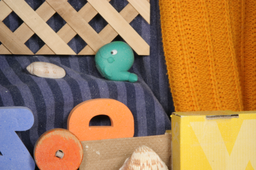
#> input picture test/data/rubber_whale.png, 256 x 170 px, shrunk from 584 x 388 before the run
$ jupyter execute time_profiling.ipynb
#> lines starting #> are read from the running program, lines starting #| are printed output that depends on the picture
### src/derivatives.py
import numpy as np
from matrix_operators import AtA, sAtA
from numba import jit
from transformation import TransformType
import utils

def jacobian(
        transform_type: TransformType,
        nx: int,
        ny: int):
    """
    Compute the Jacobian matrix for a given transform type.

    Args:
        transform_type (TransformType): The type of transformation.
        nx (int): The number of columns in the image grid.
        ny (int): The number of rows in the image grid.

    Returns:
        numpy.ndarray: The Jacobian matrix.

    Raises:
        ValueError: If the transform type is unknown.
    """
    nparams = transform_type.nparams()

    J = np.zeros((ny, nx, 2 * nparams), dtype=np.float64)

    y, x = np.mgrid[0:ny, 0:nx]

    match transform_type:
        case TransformType.TRANSLATION:
            J[:, :, 0] = 1.0
            J[:, :, 3] = 1.0

        case TransformType.EUCLIDEAN:
            J[:, :, 0] = 1.0
            J[:, :, 2] = -y
            J[:, :, 4] = 1.0
            J[:, :, 5] = x

        case TransformType.SIMILARITY:
            J[:, :, 0] = 1.0
            J[:, :, 2] = x
            J[:, :, 3] = -y
            J[:, :, 5] = 1.0
            J[:, :, 6] = y
            J[:, :, 7] = x

        case TransformType.AFFINITY:
            J[:, :, 0] = 1.0
            J[:, :, 2] = x
            J[:, :, 3] = y
            J[:, :, 7] = 1.0
            J[:, :, 10] = x
            J[:, :, 11] = y

        case TransformType.HOMOGRAPHY:
            J[:, :, 0] = x
            J[:, :, 1] = y
            J[:, :, 2] = 1.0
            J[:, :, 6] = -x * x
            J[:, :, 7] = -x * y
            J[:, :, 11] = x
            J[:, :, 12] = y
            J[:, :, 13] = 1.0
            J[:, :, 14] = -x * y
            J[:, :, 15] = -y * y

    return J


def hessian(
        DIJ: np.ndarray
        ) -> np.ndarray:
    """
    Function to compute the Hessian matrix.
    The Hessian is equal to DIJ^T * DIJ.
    """
    ny, nx, nz, nparams = DIJ.shape[0], DIJ.shape[1], DIJ.shape[2], DIJ.shape[3]

    H = np.zeros((nparams, nparams), dtype=np.float64)

    DIJ_filled = np.where(np.isfinite(DIJ), DIJ, 0)
    DIJt = np.einsum("ijlk->ijkl", DIJ_filled)
    H = np.einsum("ijkl,ijlm->km", DIJt, DIJ_filled) # DIJ[ij,:,:].T @ DIJ[ij,:,:]

    return H


# [17 lines left out: function hessian_robust, not called in this run]


def inverse_hessian(
        H: np.ndarray,
        nparams: int
        ) -> np.ndarray:
    """
    Function to compute the inverse of the Hessian

    Parameters:
    H (numpy.ndarray): input Hessian matrix
    nparams (int): number of parameters

    Returns:
    numpy.ndarray: inverse Hessian matrix
    """
    H_1 = np.zeros((nparams, nparams), dtype=np.float64)
    try:
        H_1 = np.linalg.inv(H)
    except np.linalg.LinAlgError:
        # if the matrix is not invertible, set parameters to 0
        H_1 = np.zeros((nparams, nparams), dtype=np.float64)
    return H_1

### src/image_optimisation.py
import numpy as np
from enum import Enum
from numba import jit

from matrix_operators import AtA, sAtA, Atb, sAtb
import utils


# Définition de l'énumération pour les types de fonctions robustes
class RobustErrorFunctionType(Enum):
    QUADRATIC = 0
    TRUNCATED_QUADRATIC = 1
    GERMAN_MCCLURE = 2
    LORENTZIAN = 3
    CHARBONNIER = 4

# [63 lines left out: functions rhop, robust_error_function, not called in this run]


def independent_vector(
        DIJ:np.ndarray,
        DI: np.ndarray,
        nparams: int
        ) -> np.ndarray:
    """
    Function to compute b=Sum(DIJ^t * DI)

    Parameters:
    DIJ (numpy.ndarray): the steepest descent image
    DI (numpy.ndarray): I2(x'(x;p))-I1(x)
    nparams (int): number of parameters

    Returns:
    numpy.ndarray: output independent vector
    """
    ny, nx, nz = DI.shape # suppose that DI is not flattened
    b = np.zeros(nparams, dtype=np.float64)

    # Create masked arrays with NaN values masked
    DIJ_filled = np.where(np.isfinite(DIJ), DIJ, 0)
    DI_filled = np.where(np.isfinite(DI), DI, 0)

    # Vectorized computation using einsum for efficiency
    DIJt = np.einsum("ijlk->ijkl", DIJ_filled)
    prod = np.einsum("ijkl,ijl->ijk", DIJt, DI_filled)
    b = np.einsum("ijl->l", prod)

    return b


# [31 lines left out: function independent_vector_robust, not called in this run]


def parametric_solve(
        H_1: np.ndarray,
        b: np.ndarray,
        nparams: int) -> (float, float):
    dp = H_1 @ b

    # Calculate the error
    error = np.sum(dp**2)

    return np.sqrt(error), dp


@jit(nopython=True, fastmath=True, nogil=True, cache=True, parallel=True)
def steepest_descent_images(
        Ix: np.ndarray,
        Iy: np.ndarray,
        J: np.ndarray,
        nparams: int
        ) -> np.ndarray:
    """
    Calculate the steepest descent images DI^t*J for optimization.

    Args:
        Ix (ndarray): The x-derivative of the input image.
        Iy (ndarray): The y-derivative of the input image.
        J (ndarray): The Jacobian matrix.
        nparams (int): The number of parameters of the transformation.

    Returns:
        ndarray: The steepest descent images.

    """
    # Define nx, ny, nz from the shape of Ix
    ny, nx, nz = Ix.shape # suppose that Ix and Iy are not flattened

    # Verify the dimensions of Ix and Iy
    if Ix.shape != Iy.shape:
        raise ValueError("Ix and Iy must have the same dimensions")


    # Initialize the output array
    DIJ = np.zeros((ny, nx, nz, nparams), dtype=np.float64)

    # Vectorized computation
    for c in range(nz):
        for n in range(nparams):
            DIJ[:, :, c, n] = Ix[:, :, c] * J[:, :, n] + Iy[:, :, c] * J[:, :, n + nparams]

    return DIJ

### src/transformation.py
import numpy as np
from enum import Enum
from numba import jit

from skimage import transform
from skimage.exposure import rescale_intensity

class TransformType(Enum):
    TRANSLATION = 1
    EUCLIDEAN = 2
    SIMILARITY = 3
    AFFINITY = 4
    HOMOGRAPHY = 5

    @jit
    def nparams(self):
        """
        Returns the number of parameters for the given transformation type.
        """
        match self:
            case TransformType.TRANSLATION:
                return 2
            case TransformType.EUCLIDEAN:
                return 3
            case TransformType.SIMILARITY:
                return 4
            case TransformType.AFFINITY:
                return 6
            case TransformType.HOMOGRAPHY:
                return 8
            case _:
                raise ValueError("Unknown transform type")


@jit(nopython=True, fastmath=True, nogil=True, cache=True, parallel=True)
def update_transform(
        p: np.ndarray,
        dp: np.ndarray,
        transform_type: TransformType) -> np.ndarray:
    """
    Update the transformation parameters based on the given type of transformation.
    Args:
        p (numpy.ndarray): The current transformation parameters.
        dp (numpy.ndarray): The update to be applied to the transformation parameters.
        transform_type (TransformType): The type of transformation.
    Returns:
        numpy.ndarray: The updated transformation parameters.
    Raises:
        None
    """
    match transform_type:
        case TransformType.TRANSLATION:
            nparams = 2
            p[:nparams] -= dp[:nparams]

        case TransformType.EUCLIDEAN:
            nparams = 3
            a = np.cos(dp[2])
            b = np.sin(dp[2])
            c = dp[0]
            d = dp[1]
            ap = np.cos(p[2])
            bp = np.sin(p[2])
            cp = p[0]
            dp_val = p[1]
            cost = a * ap + b * bp
            sint = a * bp - b * ap
            p[0] = cp - bp * (b * c - a * d) - ap * (a * c + b * d)
            p[1] = dp_val - bp * (a * c + b * d) + ap * (b * c - a * d)
            p[2] = np.arctan2(sint, cost)

        case TransformType.SIMILARITY:
            nparams = 4
            a = dp[2]
            b = dp[3]
            c = dp[0]
            d = dp[1]
            det = (2 * a + a * a + b * b + 1)
            if det * det > 1E-10:
                ap = p[2]
                bp = p[3]
                cp = p[0]
                dp_val = p[1]
                p[0] = cp - bp * (-d - a * d + b * c) / det + (ap + 1) * (-c - a * c - b * d) / det
                p[1] = dp_val + bp * (-c - a * c - b * d) / det + (ap + 1) * (-d - a * d + b * c) / det
                p[2] = b * bp / det + (a + 1) * (ap + 1) / det - 1
                p[3] = -b * (ap + 1) / det + bp * (a + 1) / det

        case TransformType.AFFINITY:
            nparams = 6
            a = dp[2]
            b = dp[3]
            c = dp[0]
            d = dp[4]
            e = dp[5]
            f = dp[1]
            det = (a - b * d + e + a * e + 1)
            if det * det > 1E-10:
                ap = p[2]
                bp = p[3]
                cp = p[0]
                dp_val = p[4]
                ep = p[5]
                fp = p[1]
                p[0] = cp + (-f * bp - a * f * bp + c * d * bp) / det + (ap + 1) * (-c + b * f - c * e) / det
                p[1] = fp + dp_val * (-c + b * f - c * e) / det + (-f + c * d - a * f - f * ep - a * f * ep + d * d * ep) / det
                p[2] = ((1 + ap) * (1 + e) - d * bp) / det - 1
                p[3] = (bp + a * bp - b - b * ap) / det
                p[4] = (dp_val * (1 + e) - d - d * ep) / det
                p[5] = (a + ep + a * ep + 1 - b * dp_val) / det - 1

        case TransformType.HOMOGRAPHY:
            nparams = 8
            a = dp[0]
            b = dp[1]
            c = dp[2]
            d = dp[3]
            e = dp[4]
            f = dp[5]
            g = dp[6]
            h = dp[7]
            ap = p[0]
            bp = p[1]
            cp = p[2]
            dp_val = p[3]
            ep = p[4]
            fp = p[5]
            gp = p[6]
            hp = p[7]
            det = f * hp + a * f * hp - c * d * hp + gp * (c - b * f + c * e) - a + b * d - e - a * e - 1
            if det * det > 1E-10:
                p[0] = ((d * bp - f * g * bp) + cp * (g - d * h + g * e) + (ap + 1) * (f * h - e - 1)) / det - 1
                p[1] = (h * cp + a * h * cp - b * g * cp - bp - a * bp + c * g * bp + b - c * h + b * ap - c * h * ap) / det
                p[2] = (f * bp + a * f * bp - c * d * bp + (ap + 1) * (c - b * f + c * e) + cp * (-a + b * d - e - a * e - 1)) / det
                p[3] = (fp * (g - d * h + g * e) + d - f * g + d * ep - f * g * ep + dp_val * (f * h - e - 1)) / det
                p[4] = (b * dp_val - c * h * dp_val + h * fp + a * h * fp - b * g * fp - ep - a * ep + c * g * ep - 1) / det - 1
                p[5] = (dp_val * (c - b * f + c * e) + f + a * f - c * d + f * ep + a * f * ep - c * d * ep + fp * (-a + b * d - e - a * e - 1)) / det
                p[6] = (d * hp - f * g * hp + g - d * h + g * e + gp * (f * h - e - 1)) / det
                p[7] = (h + a * h - b * g + b * gp - c * h * gp - hp - a * hp + c * g * hp) / det

    return p

@jit(nopython=True, fastmath=True, nogil=True, cache=True, parallel=True)
def project(x, y, p, nparams):
    """
    Applies a transformation to the given coordinates (x, y) based on the specified transform type and parameters.

    Args:
        x (float): The x-coordinate.
        y (float): The y-coordinate.
        p (tuple): The transformation parameters.
        transform_type (TransformType): The type of transformation.

    Returns:
        tuple: The transformed coordinates (xp, yp).
    """
    # if transform_type == TransformType.TRANSLATION:
    if nparams == 2:
        # p = (tx, ty)
        xp = x + p[0]
        yp = y + p[1]
    # elif transform_type == TransformType.EUCLIDEAN:
    elif nparams == 3:
        # p = (tx, ty, theta)
        xp = np.cos(p[2]) * x - np.sin(p[2]) * y + p[0]
        yp = np.sin(p[2]) * x + np.cos(p[2]) * y + p[1]
    # elif transform_type == TransformType.SIMILARITY:
    elif nparams == 4:
        # p = (tx, ty, a, b)
        xp = (1 + p[2]) * x - p[3] * y + p[0]
        yp = p[3] * x + (1 + p[2]) * y + p[1]
    # elif transform_type == TransformType.AFFINITY:
    elif nparams == 6:
        # p = (tx, ty, a00, a01, a10, a11)
        xp = (1 + p[2]) * x + p[3] * y + p[0]
        yp = p[4] * x + (1 + p[5]) * y + p[1]
    # elif transform_type == TransformType.HOMOGRAPHY:
    elif nparams == 8:
        # p = (h00, h01, ..., h21)
        d = p[6] * x + p[7] * y + 1
        xp = ((1 + p[0]) * x + p[1] * y + p[2]) / d
        yp = (p[3] * x + (1 + p[4]) * y + p[5]) / d
    else:
        raise ValueError("Invalid transformation type")

    return xp, yp

# [131 lines left out: functions params2matrix, matrix2params, transform_image, not called in this run]

### src/bicubic_interpolation.py
import numpy as np
from numba import jit, prange
from skimage import transform

import transformation as tf

@jit(nopython=True, fastmath=True, nogil=True, cache=True, parallel=True)
def neumann_bc(x: int, nx: int) -> tuple[int, bool]:
    """
    Apply Neumann boundary conditions to the given value.

    Args:
        x (int): The value to apply the boundary conditions to.
        nx (int): The maximum value allowed.

    Returns:
        tuple[int, bool]: A tuple containing the modified value and a flag indicating if the value was modified due to the boundary conditions.
    """
    if x < 0:
        x = 0
    elif x >= nx:
        x = nx - 1
    return x


@jit(nopython=True, fastmath=True, nogil=True, cache=True, parallel=True)
def cubic_interpolation(v: np.ndarray, x: float) -> float:
    """
    Performs cubic interpolation using the given control points and the interpolation parameter.

    Parameters:
        v (np.ndarray): The array of control points.
        x (float): The interpolation parameter.

    Returns:
        float: The interpolated value.

    """
    return v[1] + 0.5 * x * (v[2] - v[0]
                             + x * (2.0 * v[0] - 5.0 * v[1] + 4.0 * v[2] - v[3]
                                    + x * (3.0 * (v[1] - v[2]) + v[3] - v[0])))


@jit(nopython=True, fastmath=True, nogil=True, cache=True, parallel=True)
def bicubic_interpolation_array(p, x, y):
    """
    Bicubic interpolation in two dimensions.

    Parameters:
    p (np.ndarray): 4x4 array containing the interpolation points
    x (float): x position to be interpolated
    y (float): y position to be interpolated

    Returns:
    float: Interpolated value
    """
    v = np.zeros(4)
    v[0] = cubic_interpolation(p[0], y)
    v[1] = cubic_interpolation(p[1], y)
    v[2] = cubic_interpolation(p[2], y)
    v[3] = cubic_interpolation(p[3], y)
    return cubic_interpolation(v, x)


@jit(nopython=True, fastmath=True, nogil=True, cache=True, parallel=True)
def bicubic_interpolation_point(input, uu, vv, nx, ny, nz, k):
    """
    Performs bicubic interpolation at a given point.

    Args:
        input (ndarray): Input array of shape (nx * ny * nz,) containing the image data.
        uu (float): The x-coordinate of the point to interpolate.
        vv (float): The y-coordinate of the point to interpolate.
        nx (int): The width of the image.
        ny (int): The height of the image.
        nz (int): The number of channels in the image.
        k (int): The channel index to interpolate.

    Returns:
        float: The interpolated value at the given point.
    """
    sx = -1 if uu < 0 else 1
    sy = -1 if vv < 0 else 1

    x = neumann_bc(int(uu), nx)
    y = neumann_bc(int(vv), ny)
    mx = neumann_bc(int(uu) - sx, nx)
    my = neumann_bc(int(vv) - sy, ny)
    dx = neumann_bc(int(uu) + sx, nx)
    dy = neumann_bc(int(vv) + sy, ny)
    ddx = neumann_bc(int(uu) + 2 * sx, nx)
    ddy = neumann_bc(int(vv) + 2 * sy, ny)

    p11 = input[my, mx, k]
    p12 = input[my, x, k]
    p13 = input[my, dx, k]
    p14 = input[my, ddx, k]
    p21 = input[y, mx, k]
    p22 = input[y, x, k]
    p23 = input[y, dx, k]
    p24 = input[y, ddx, k]
    p31 = input[dy, mx, k]
    p32 = input[dy, x, k]
    p33 = input[dy, dx, k]
    p34 = input[dy, ddx, k]
    p41 = input[ddy, mx, k]
    p42 = input[ddy, x, k]
    p43 = input[ddy, dx, k]
    p44 = input[ddy, ddx, k]

    pol = np.array([
        [p11, p21, p31, p41],
        [p12, p22, p32, p42],
        [p13, p23, p33, p43],
        [p14, p24, p34, p44]
    ])

    return bicubic_interpolation_array(pol, uu - x, vv - y)

@jit(nopython=True, fastmath=True, nogil=True, cache=True, parallel=True)
def bicubic_interpolation_image(
    input,
    params,
    nparams,
    # transform_type,
    nanifoutside,
    delta):

    ny, nx, nz = input.shape
    output = np.zeros((ny, nx, nz), dtype=np.float64)

    # nparams = transform_type.nparams()

    if nanifoutside:
        out_value = np.nan
    else:
        out_value = 0.0

    for i in prange(ny):
        for j in prange(nx):
            p = i * nx + j
            # x, y = tf.project(j, i, params, transform_type)
            x, y = tf.project(j, i, params, nparams)
            out = (x < delta) or (x > nx - 1 - delta) or (y < delta) or (y > ny - 1 - delta)

            if out:
                output[i, j, :] = out_value
            else:
                for k in range(nz):
                    output[i, j, k] = bicubic_interpolation_point(input, x, y, nx, ny, nz, k)

    return output

# [53 lines left out: function bicubic_interpolation_skimage, not called in this run]

### test/time_profiling.ipynb
# Notebook for profiling the execution time of the various algorithms

[cell 1]
import matplotlib.pyplot as plt
import imageio
import os
import sys
import skimage as ski
import timeit
import numpy as np

print(os.getcwd())
sys.path.append(os.path.abspath("../src/"))
from inverse_compositional_algorithm import inverse_compositional_algorithm, robust_inverse_compositional_algorithm, pyramidal_inverse_compositional_algorithm
import configuration_handler as cfh
import image_optimisation as io

[cell 2]
filename = "rubber_whale.png"
image_path = "./data/"
image = imageio.imread(os.path.join(image_path, filename))
#> image is the input picture: shape (170, 256, 3); mean R, G, B 163.2, 126.5, 87
I1 = image.astype(np.float64)
Ix = np.zeros_like(I1)
Iy = np.zeros_like(I1)
Ix[:, 1:-1, :] = 0.5 * (I1[:, 2:, :] - I1[:, :-2, :])
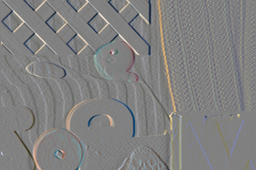
#> Ix: shape (170, 256, 3) float64; mean R, G, B 0.3, 0.1, -0.3; drawn with min black and max white
Iy[1:-1, :, :] = 0.5 * (I1[2:, :, :] - I1[:-2, :, :])
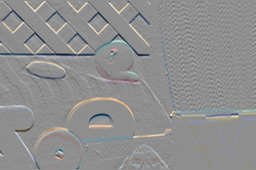
#> Iy: shape (170, 256, 3) float64; mean R, G, B 0.2, 0.3, 0.3; drawn with min black and max white

[cell 3]
import derivatives as de
import transformation as tr
import bicubic_interpolation as bi
import image_optimisation as io

# Define the parameters of algorithms
transform_type = tr.TransformType.TRANSLATION
nparams = transform_type.nparams()
ny, nx, nz = image.shape
#> (the rest of the program and of its run is left out)
